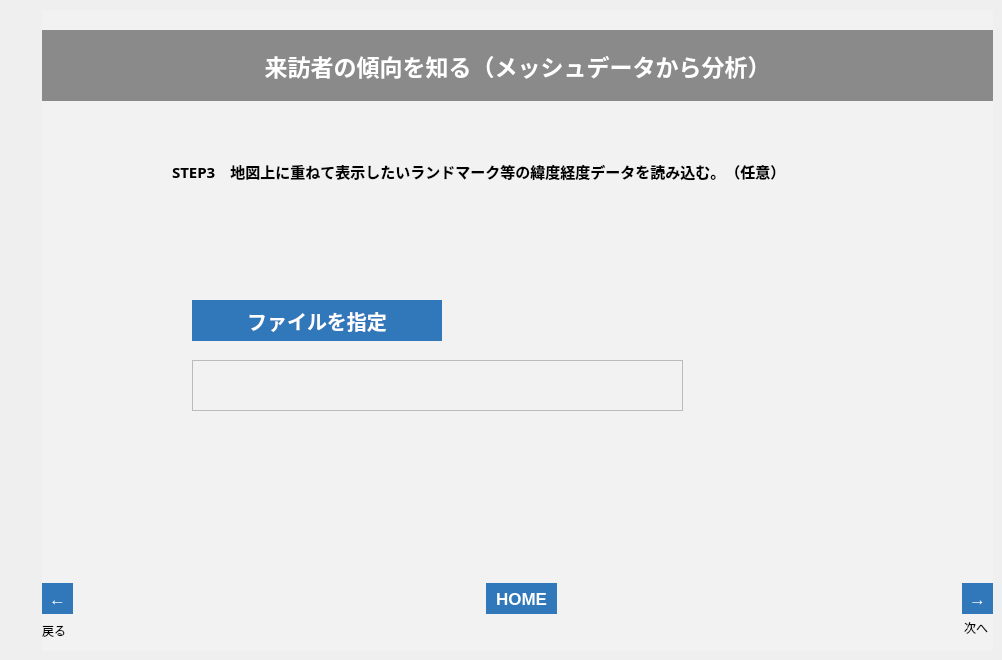
   <widget class="QWidget" name="tab_7">
    <attribute name="title">
     <string>001_4</string>
    </attribute>
    <widget class="QFrame" name="frame_8">
     <property name="geometry">
      <rect>
       <x>42</x>
       <y>10</y>
       <width>951</width>
       <height>641</height>
      </rect>
     </property>
     <property name="styleSheet">
      <string notr="true">background-color: rgb(242, 242, 242);</string>
     </property>
     <property name="frameShape">
      <enum>QFrame::NoFrame</enum>
     </property>
     <property name="frameShadow">
      <enum>QFrame::Plain</enum>
     </property>
     <property name="lineWidth">
      <number>0</number>
     </property>
     <widget class="QLabel" name="lbl_001_4_n">
      <property name="geometry">
       <rect>
        <x>922</x>
        <y>610</y>
        <width>31</width>
        <height>16</height>
       </rect>
      </property>
      <property name="text">
       <string>次へ</string>
      </property>
     </widget>
     <widget class="QLabel" name="label_60">
      <property name="geometry">
       <rect>
        <x>0</x>
        <y>610</y>
        <width>50</width>
        <height>21</height>
       </rect>
      </property>
      <property name="text">
       <string>戻る</string>
      </property>
     </widget>
     <widget class="QToolButton" name="btn_001_4_n">
      <property name="geometry">
       <rect>
        <x>920</x>
        <y>573</y>
        <width>31</width>
        <height>31</height>
       </rect>
      </property>
      <property name="font">
       <font>
        <pointsize>13</pointsize>
        <weight>75</weight>
        <bold>true</bold>
       </font>
      </property>
      <property name="styleSheet">
       <string notr="true">background-color: rgb(48,120,186);
color: rgb(255, 255, 255);
border: none;</string>
      </property>
      <property name="text">
       <string>→</string>
      </property>
     </widget>
     <widget class="QToolButton" name="btn_001_4_b">
      <property name="geometry">
       <rect>
        <x>0</x>
        <y>573</y>
        <width>31</width>
        <height>31</height>
       </rect>
      </property>
      <property name="font">
       <font>
        <pointsize>13</pointsize>
        <weight>75</weight>
        <bold>true</bold>
       </font>
      </property>
      <property name="styleSheet">
       <string notr="true">background-color: rgb(48,120,186);
color: rgb(255, 255, 255);
border: none;</string>
      </property>
      <property name="text">
       <string>←</string>
      </property>
     </widget>
     <widget class="QLabel" name="label_61">
      <property name="geometry">
       <rect>
        <x>0</x>
        <y>20</y>
        <width>951</width>
        <height>71</height>
       </rect>
      </property>
      <property name="font">
       <font>
        <family>游ゴシック</family>
        <pointsize>17</pointsize>
        <weight>75</weight>
        <bold>true</bold>
       </font>
      </property>
      <property name="styleSheet">
       <string notr="true">background-color: rgb(138, 138, 138);
color: rgb(255, 255, 255);</string>
      </property>
      <property name="text">
       <string>来訪者の傾向を知る（メッシュデータから分析）</string>
      </property>
      <property name="alignment">
       <set>Qt::AlignCenter</set>
      </property>
     </widget>
     <widget class="QLabel" name="lbl_001_4">
      <property name="geometry">
       <rect>
        <x>150</x>
        <y>420</y>
        <width>711</width>
        <height>61</height>
       </rect>
      </property>
      <property name="font">
       <font>
        <family>游ゴシック</family>
        <pointsize>16</pointsize>
        <weight>75</weight>
        <bold>true</bold>
       </font>
      </property>
      <property name="styleSheet">
       <string notr="true">border-color: rgb(220, 220, 220);
color: rgb(255, 0, 0);</string>
      </property>
      <property name="frameShape">
       <enum>QFrame::Box</enum>
      </property>
      <property name="lineWidth">
       <number>0</number>
      </property>
      <property name="midLineWidth">
       <number>0</number>
      </property>
      <property name="text">
       <string/>
      </property>
      <property name="alignment">
       <set>Qt::AlignLeading|Qt::AlignLeft|Qt::AlignVCenter</set>
      </property>
     </widget>
     <widget class="QLabel" name="label_39">
      <property name="geometry">
       <rect>
        <x>130</x>
        <y>150</y>
        <width>811</width>
        <height>131</height>
       </rect>
      </property>
      <property name="font">
       <font>
        <family>游ゴシック</family>
        <pointsize>11</pointsize>
        <weight>75</weight>
        <bold>true</bold>
       </font>
      </property>
      <property name="styleSheet">
       <string notr="true">border-color: rgb(220, 220, 220);</string>
      </property>
      <property name="frameShape">
       <enum>QFrame::Box</enum>
      </property>
      <property name="lineWidth">
       <number>0</number>
      </property>
      <property name="midLineWidth">
       <number>0</number>
      </property>
      <property name="text">
       <string>STEP3　地図上に重ねて表示したいランドマーク等の緯度経度データを読み込む。（任意）
</string>
      </property>
      <property name="alignment">
       <set>Qt::AlignLeading|Qt::AlignLeft|Qt::AlignTop</set>
      </property>
     </widget>
     <widget class="QPushButton" name="btn_poi_load">
      <property name="geometry">
       <rect>
        <x>150</x>
        <y>290</y>
        <width>250</width>
        <height>41</height>
       </rect>
      </property>
      <property name="font">
       <font>
        <family>游ゴシック</family>
        <pointsize>15</pointsize>
        <weight>75</weight>
        <bold>true</bold>
       </font>
      </property>
      <property name="autoFillBackground">
       <bool>false</bool>
      </property>
      <property name="styleSheet">
       <string notr="true">background-color: rgb(48,120,186);
color: rgb(255, 255, 255);
border: none;</string>
      </property>
      <property name="text">
       <string>ファイルを指定</string>
      </property>
     </widget>
     <widget class="QListWidget" name="list_poicsv">
      <property name="geometry">
       <rect>
        <x>150</x>
        <y>350</y>
        <width>491</width>
        <height>51</height>
       </rect>
      </property>
      <property name="font">
       <font>
        <pointsize>12</pointsize>
       </font>
      </property>
     </widget>
     <widget class="QToolButton" name="btn_home_4">
      <property name="geometry">
       <rect>
        <x>444</x>
        <y>573</y>
        <width>71</width>
        <height>31</height>
       </rect>
      </property>
      <property name="font">
       <font>
        <pointsize>13</pointsize>
        <weight>75</weight>
        <bold>true</bold>
       </font>
      </property>
      <property name="styleSheet">
       <string notr="true">background-color: rgb(48,120,186);
color: rgb(255, 255, 255);
border: none;</string>
      </property>
      <property name="text">
       <string>HOME</string>
      </property>
     </widget>
    </widget>
   </widget>
